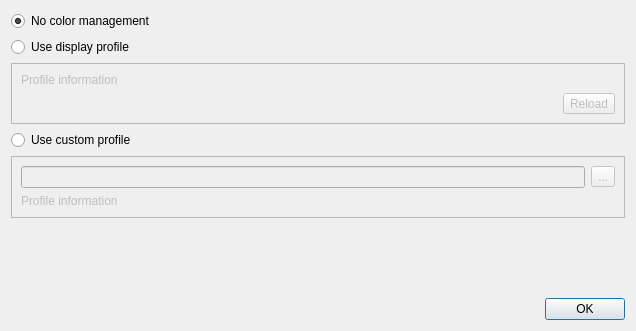
<?xml version="1.0" encoding="UTF-8"?>
<ui version="4.0">
 <class>ColorManagementDialog</class>
 <widget class="QDialog" name="ColorManagementDialog">
  <property name="geometry">
   <rect>
    <x>0</x>
    <y>0</y>
    <width>636</width>
    <height>331</height>
   </rect>
  </property>
  <property name="sizePolicy">
   <sizepolicy hsizetype="MinimumExpanding" vsizetype="MinimumExpanding">
    <horstretch>0</horstretch>
    <verstretch>0</verstretch>
   </sizepolicy>
  </property>
  <property name="windowTitle">
   <string>Color Management</string>
  </property>
  <layout class="QVBoxLayout" name="verticalLayout">
   <item>
    <widget class="QWidget" name="widget" native="true">
     <layout class="QVBoxLayout" name="verticalLayout_3">
      <property name="leftMargin">
       <number>0</number>
      </property>
      <property name="topMargin">
       <number>0</number>
      </property>
      <property name="rightMargin">
       <number>0</number>
      </property>
      <property name="bottomMargin">
       <number>0</number>
      </property>
      <item>
       <widget class="QRadioButton" name="radioNone">
        <property name="text">
         <string>No color management</string>
        </property>
        <property name="checked">
         <bool>true</bool>
        </property>
       </widget>
      </item>
      <item>
       <widget class="QRadioButton" name="radioDisplay">
        <property name="text">
         <string>Use display profile</string>
        </property>
       </widget>
      </item>
      <item>
       <widget class="QFrame" name="frameDisplay">
        <property name="enabled">
         <bool>false</bool>
        </property>
        <property name="frameShape">
         <enum>QFrame::StyledPanel</enum>
        </property>
        <property name="frameShadow">
         <enum>QFrame::Raised</enum>
        </property>
        <layout class="QVBoxLayout" name="verticalLayout_4">
         <item>
          <widget class="QLabel" name="infoDisplay">
           <property name="text">
            <string>Profile information</string>
           </property>
          </widget>
         </item>
         <item>
          <widget class="QWidget" name="widget_2" native="true">
           <layout class="QHBoxLayout" name="horizontalLayout">
            <property name="leftMargin">
             <number>0</number>
            </property>
            <property name="topMargin">
             <number>0</number>
            </property>
            <property name="rightMargin">
             <number>0</number>
            </property>
            <property name="bottomMargin">
             <number>0</number>
            </property>
            <item>
             <spacer name="horizontalSpacer">
              <property name="orientation">
               <enum>Qt::Horizontal</enum>
              </property>
              <property name="sizeHint" stdset="0">
               <size>
                <width>40</width>
                <height>20</height>
               </size>
              </property>
             </spacer>
            </item>
            <item>
             <widget class="QToolButton" name="reload">
              <property name="text">
               <string>Reload</string>
              </property>
             </widget>
            </item>
           </layout>
          </widget>
         </item>
        </layout>
       </widget>
      </item>
      <item>
       <widget class="QRadioButton" name="radioCustom">
        <property name="text">
         <string>Use custom profile</string>
        </property>
       </widget>
      </item>
      <item>
       <widget class="QFrame" name="frameCustom">
        <property name="enabled">
         <bool>false</bool>
        </property>
        <property name="frameShape">
         <enum>QFrame::StyledPanel</enum>
        </property>
        <property name="frameShadow">
         <enum>QFrame::Raised</enum>
        </property>
        <layout class="QVBoxLayout" name="verticalLayout_5">
         <item>
          <widget class="QWidget" name="widget_4" native="true">
           <layout class="QHBoxLayout" name="horizontalLayout_2">
            <property name="leftMargin">
             <number>0</number>
            </property>
            <property name="topMargin">
             <number>0</number>
            </property>
            <property name="rightMargin">
             <number>0</number>
            </property>
            <property name="bottomMargin">
             <number>0</number>
            </property>
            <item>
             <widget class="QLineEdit" name="filename"/>
            </item>
            <item>
             <widget class="QToolButton" name="browse">
              <property name="text">
               <string>...</string>
              </property>
             </widget>
            </item>
           </layout>
          </widget>
         </item>
         <item>
          <widget class="QLabel" name="infoCustom">
           <property name="text">
            <string>Profile information</string>
           </property>
          </widget>
         </item>
        </layout>
       </widget>
      </item>
     </layout>
    </widget>
   </item>
   <item>
    <spacer name="verticalSpacer">
     <property name="orientation">
      <enum>Qt::Vertical</enum>
     </property>
     <property name="sizeHint" stdset="0">
      <size>
       <width>20</width>
       <height>40</height>
      </size>
     </property>
    </spacer>
   </item>
   <item>
    <widget class="QDialogButtonBox" name="buttonBox">
     <property name="orientation">
      <enum>Qt::Horizontal</enum>
     </property>
     <property name="standardButtons">
      <set>QDialogButtonBox::Ok</set>
     </property>
     <property name="centerButtons">
      <bool>false</bool>
     </property>
    </widget>
   </item>
  </layout>
 </widget>
 <resources/>
 <connections>
  <connection>
   <sender>radioDisplay</sender>
   <signal>toggled(bool)</signal>
   <receiver>frameDisplay</receiver>
   <slot>setEnabled(bool)</slot>
   <hints>
    <hint type="sourcelabel">
     <x>45</x>
     <y>44</y>
    </hint>
    <hint type="destinationlabel">
     <x>43</x>
     <y>69</y>
    </hint>
   </hints>
  </connection>
  <connection>
   <sender>radioCustom</sender>
   <signal>toggled(bool)</signal>
   <receiver>frameCustom</receiver>
   <slot>setEnabled(bool)</slot>
   <hints>
    <hint type="sourcelabel">
     <x>190</x>
     <y>158</y>
    </hint>
    <hint type="destinationlabel">
     <x>179</x>
     <y>175</y>
    </hint>
   </hints>
  </connection>
 </connections>
 <slots>
  <slot>recolorTags()</slot>
  <slot>recount()</slot>
  <slot>setCamera()</slot>
  <slot>setMaker()</slot>
  <slot>browseFolders()</slot>
  <slot>browseTags()</slot>
  <slot>buttonClick(QAbstractButton*)</slot>
  <slot>selectAllLabels()</slot>
 </slots>
</ui>
